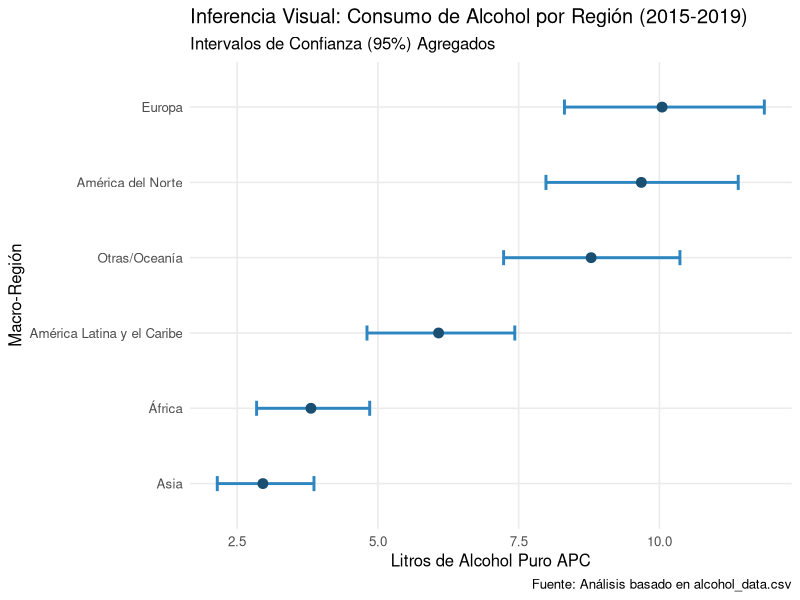

Write R code to recreate this figure.
## ---- chunk 1
# Configuración global de chunks
knitr::opts_chunk$set(
  echo = FALSE,        # Mostrar código
  warning = FALSE,    # Ocultar advertencias
  message = FALSE,    # Ocultar mensajes de carga
  fig.align = "center",
  out.width = "90%",
  fig.pos = "H",
  out.extra = ""
)

# Cargar librerías necesarias
library(tidyverse)
library(knitr)
library(kableExtra)
library(scales)
## ---- chunk 2

# Configuración de estilo global para tablas
options(knitr.table.format = "latex") 

# estilo visual solicitado
aplicar_estilo_tabla <- function(df, caption_text) {
  df %>%
    kable(
      booktabs = TRUE, 
      escape = FALSE,
      longtable = TRUE,
      caption = caption_text,
      align = "c",
      col.names = gsub("_", " ", names(df)) %>% str_to_title()
    ) %>%
    kable_styling(
      latex_options = c("striped", "hold_position", "repeat_header"),
      full_width = FALSE,
      stripe_color = "#EBF5FB" # Azul muy tenue para filas
    ) %>%
    row_spec(0, bold = TRUE, color = "white", background = "#2E86C1") %>% # Encabezado Azul
    column_spec(1, bold = TRUE)
}
## ---- chunk 3

#carga de la data
raw_data_alcohol <- read_csv("alcohol_data.csv", show_col_types = FALSE)

#Definición de Regiones (Modularización para evitar repetición)
# Creamos un vector nombrado para facilitar la recodificación
paises_alc <- c("ATG", "ARG", "BHS", "BRB", "BLZ", "BOL", "BRA", "CHL", "COL", "CRI", "CUB", "DMA", "DOM", "ECU", "SLV", "GRD", "GTM", "GUY", "HTI", "HND", "JAM", "MEX", "NIC", "PAN", "PRY", "PER", "KNA", "LCA", "VCT", "SUR", "TTO", "URY", "VEN")
paises_norte <- c("CAN", "USA")
paises_asia <- c("AFG", "BHR", "BGD", "BTN", "BRN", "KHM", "CHN", "COK", "CYP", "PRK", "EGY", "FJI", "IND", "IDN", "IRN", "IRQ", "ISR", "JPN", "JOR", "KAZ", "KGZ", "KIR", "KWT", "LAO", "LBN", "MYS", "MDV", "MHL", "FSM", "MNG", "MMR", "NRU", "NPL", "NZL", "NIU", "OMN", "PAK", "PLW", "PNG", "PHL", "QAT", "KOR", "WSM", "SAU", "SGP", "SLB", "LKA", "SYR", "TJK", "THA", "TLS", "TON", "TUR", "TKM", "TUV", "ARE", "UZB", "VUT", "VNM", "YEM")
paises_europa <- c("ALB", "AND", "ARM", "AUT", "AZE", "BLR", "BEL", "BIH", "BGR", "HRV", "CZE", "DNK", "EST", "FIN", "FRA", "GEO", "DEU", "GRC", "HUN", "ISL", "IRL", "ITA", "LVA", "LTU", "LUX", "MLT", "MCO", "MNE", "NLD", "MKD", "NOR", "POL", "PRT", "MDA", "ROU", "RUS", "SMR", "SRB", "SVK", "SVN", "ESP", "SWE", "CHE", "UKR", "GBR")
paises_africa <- c("DZA", "AGO", "BEN", "BWA", "BFA", "BDI", "CMR", "CPV", "CAF", "TCD", "COM", "COG", "CIV", "COD", "DJI", "GNQ", "ERI", "ETH", "GAB", "GMB", "GHA", "GIN", "GNB", "KEN", "LSO", "LBR", "LBY", "MDG", "MWI", "MLI", "MRT", "MUS", "MAR", "MOZ", "NAM", "NER", "NGA", "RWA", "STP", "SEN", "SYC", "SLE", "SOM", "ZAF", "SSD", "SDN", "TGO", "TUN", "UGA", "TZA", "ZMB", "ZWE")

#Procesamiento
clean_data_alcohol <- raw_data_alcohol %>%
  filter(sex == "Both sexes", year %in% 2015:2019) %>%
  select(country, iso3, year, alcohol_liters_per_capita, lower_ci, upper_ci, ci_width) %>%
  drop_na(alcohol_liters_per_capita, ci_width) %>%
  mutate(
    Region = case_when(
      iso3 %in% paises_alc    ~ "América Latina y el Caribe",
      iso3 %in% paises_norte  ~ "América del Norte",
      iso3 %in% paises_asia   ~ "Asia",
      iso3 %in% paises_europa ~ "Europa",
      iso3 %in% paises_africa ~ "África",
      TRUE                    ~ "Otras/Oceanía"
    ),
    across(c(country, iso3, year, Region), as.factor)
  )

#imprimimos las dimensiones del data frame limpio y las primeras filas
 print(paste("Registros válidos (Ambos sexos, 2015-2019):", nrow(clean_data_alcohol)))
print("Estructura final de los datos procesados y estratificados (str):")
str(clean_data_alcohol)
head(clean_data_alcohol %>% select(country, iso3, year, Region)) 
## ---- chunk 4

# Análisis de impacto metodológico
n_inicial <- raw_data_alcohol %>% filter(sex == "Both sexes", year %in% 2015:2019) %>% nrow()
n_final   <- nrow(clean_data_alcohol)

tendencia_pre <- raw_data_alcohol %>%
  filter(sex == "Both sexes", year %in% 2015:2019) %>%
  summarize(
    Estado = "Original (Pre-Limpieza)",
    Muestra = n(),
    Media = mean(alcohol_liters_per_capita, na.rm = TRUE),
    Mediana = median(alcohol_liters_per_capita, na.rm = TRUE)
  )

tendencia_post <- clean_data_alcohol %>%
  summarize(
    Estado = "Depurado (Post-Limpieza)",
    Muestra = n(),
    Media = mean(alcohol_liters_per_capita),
    Mediana = median(alcohol_liters_per_capita)
  )

tabla_etl <- bind_rows(tendencia_pre, tendencia_post) %>%
  mutate(Sesgo_Absoluto = Media - Mediana)

aplicar_estilo_tabla(tabla_etl, "Comparación post-limpieza de los datos")
## ---- chunk 5

set.seed(123)
muestra_sucia <- clean_data_alcohol %>%
  mutate(
    alcohol_liters_per_capita = if_else(runif(n()) < 0.10, NA_real_, alcohol_liters_per_capita),
    ci_width = if_else(runif(n()) < 0.05, NA_real_, ci_width)
  )

validación_algoritmo <- data.frame(
  Fase = c("Muestra Contaminada", "Muestra Recuperada"),
  N_Total = c(nrow(muestra_sucia), nrow(muestra_sucia %>% drop_na(alcohol_liters_per_capita, ci_width))),
  Valores_NA = c(sum(is.na(muestra_sucia$alcohol_liters_per_capita)), 0)
)

aplicar_estilo_tabla(validación_algoritmo, "Prueba de Estrés: Validación del Algoritmo de Depuración")
## ---- chunk 6

muestra_recuperada <- muestra_sucia %>%
  drop_na(alcohol_liters_per_capita, ci_width)

comparacion_recuperacion <- data.frame(
  Estado = c("Muestra Contaminada", "Muestra Recuperada"),
 `Registros Totales` = c(nrow(muestra_sucia), nrow(muestra_recuperada)),
 `Valores NA Restantes` = c(sum(is.na(muestra_sucia$alcohol_liters_per_capita) | is.na(muestra_sucia$ci_width)), 0),
  `Consumo Medio` = c(mean(muestra_sucia$alcohol_liters_per_capita, na.rm=TRUE), 
                      mean(muestra_recuperada$alcohol_liters_per_capita))
)

aplicar_estilo_tabla(validación_algoritmo, "Validación de la eficacia del algoritmo de limpieza de datos")
## ---- chunk 7

# Consolidación de métricas finales
resumen_regional <- clean_data_alcohol %>%
  group_by(Region) %>%
  summarise(
    Consumo_Medio = mean(alcohol_liters_per_capita),
    Mediana_Consumo = median(alcohol_liters_per_capita),
    Desviación_Std = sd(alcohol_liters_per_capita),
    Incertidumbre_Promedio = mean(ci_width),
    .groups = 'drop'
  ) %>%
  arrange(desc(Consumo_Medio))

# Añadir fila de Total Global con manejo estadístico correcto
total_global <- clean_data_alcohol %>%
  summarise(
    Region = "TOTAL GLOBAL",
    Consumo_Medio = mean(alcohol_liters_per_capita),
    Mediana_Consumo = median(alcohol_liters_per_capita),
    Desviación_Std = sd(alcohol_liters_per_capita),
    Incertidumbre_Promedio = mean(ci_width)
  )

tabla_maestra <- bind_rows(resumen_regional, total_global)

aplicar_estilo_tabla(tabla_maestra, "Métricas de Tendencia Central y Calidad de Datos por Macro-Región")
## ---- chunk 8

# Cálculo de indicadores de asimetría para validar la tendencia central
analisis_robustez <- clean_data_alcohol %>%
  group_by(Region) %>%
  summarise(
    Media = mean(alcohol_liters_per_capita),
    Mediana = median(alcohol_liters_per_capita),
    # Calculamos la diferencia porcentual para medir el sesgo
    Sesgo_Relativo_Pct = ((Media - Mediana) / Mediana) * 100,
    .groups = 'drop'
  )

 # Tabla para el informe
aplicar_estilo_tabla(tabla_maestra, "Contraste entre la media y la meidana")
## ---- chunk 9

# Preparación de datos para visualización técnica
data_plot <- clean_data_alcohol %>%
  group_by(Region) %>%
  summarise(
    Media = mean(alcohol_liters_per_capita),
    LI = mean(lower_ci),
    LS = mean(upper_ci)
  )

ggplot(data_plot, aes(x = reorder(Region, Media), y = Media)) +
  geom_errorbar(aes(ymin = LI, ymax = LS), width = 0.2, color = "#2E86C1", size = 1) +
  geom_point(size = 3, color = "#1B4F72") +
  coord_flip() +
  labs(
    title = "Inferencia Visual: Consumo de Alcohol por Región (2015-2019)",
    subtitle = "Intervalos de Confianza (95%) Agregados",
    x = "Macro-Región", y = "Litros de Alcohol Puro APC",
    caption = "Fuente: Análisis basado en alcohol_data.csv"
  ) +
  theme_minimal(base_size = 12) +
  theme(panel.grid.minor = element_blank())
